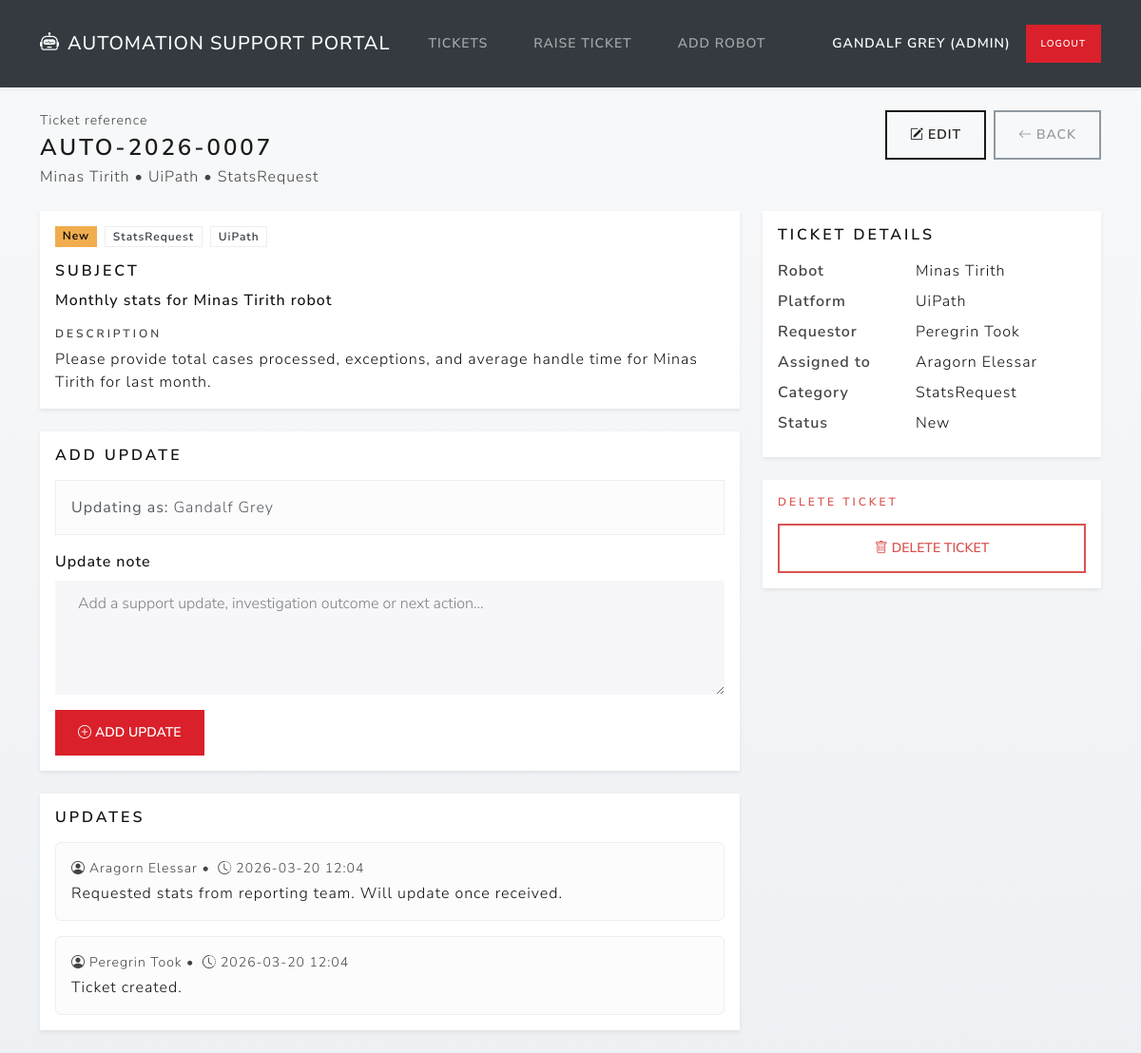
The app's page /tickets/7 (signed in) with its own data.
### models.py (models this page shows, shortened)
class User(db.Model):
    id = db.Column(db.Integer, primary_key=True)
    name = db.Column(db.String(80), nullable=False)
    email = db.Column(db.String(120), unique=True, nullable=False)  # Email must be unique
    role = db.Column(db.String(10), nullable=False, default="regular")
    password_hash = db.Column(db.String(255), nullable=False)  # Stored as a hash

class Ticket(db.Model):
    id = db.Column(db.Integer, primary_key=True)
    ticket_ref = db.Column(db.String(30), unique=True, nullable=False)
    robot_id = db.Column(db.Integer, db.ForeignKey("robot.id"), nullable=False)
    robot = db.relationship("Robot", backref=db.backref("tickets", lazy=True))
    created_by_user_id = db.Column(db.Integer, db.ForeignKey("user.id"), nullable=False)
    created_by = db.relationship("User", foreign_keys=[created_by_user_id])
    assigned_to_user_id = db.Column(db.Integer, db.ForeignKey("user.id"), nullable=True)
    assigned_to = db.relationship("User", foreign_keys=[assigned_to_user_id])
    category = db.Column(db.String(30), nullable=False)
    subject = db.Column(db.String(140), nullable=False)
    description = db.Column(db.Text, nullable=False)
    status = db.Column(db.String(30), nullable=False, default="New")
    updated_at = db.Column(db.DateTime, default=lambda: datetime.now(UTC), onupdate=lambda: datetime.now(UTC))

class Robot(db.Model):
    id = db.Column(db.Integer, primary_key=True)
    name = db.Column(db.String(120), nullable=False)
    platform = db.Column(db.String(40), nullable=False)
    is_active = db.Column(db.Boolean, nullable=False, default=True)

class TicketUpdate(db.Model):
    id = db.Column(db.Integer, primary_key=True)
    ticket_id = db.Column(db.Integer, db.ForeignKey("ticket.id"), nullable=False)
    ticket = db.relationship(
        "Ticket",
        backref=db.backref("updates", lazy=True, cascade="all, delete-orphan")
    )
    updated_by_user_id = db.Column(db.Integer, db.ForeignKey("user.id"), nullable=False)
    updated_by = db.relationship("User")
    note = db.Column(db.Text, nullable=False)
    created_at = db.Column(db.DateTime, default=lambda: datetime.now(UTC))

### app.py (the view, shortened to what this page needs)
@app.route("/tickets/<int:ticket_id>", methods=["GET", "POST"])  # Display a ticket and its update history
@login_required
def ticket_detail(ticket_id):
    ticket = Ticket.query.get_or_404(ticket_id)
    updates = (
        TicketUpdate.query
        .filter_by(ticket_id=ticket.id)
        .order_by(TicketUpdate.created_at.desc())
        .all()
    )
    return render_template(
        "ticket_detail.html",
        ticket=ticket,
        updates=updates
    )

### helpers.py (called while the page is built)
def login_required(view_func):  # redirect unauthenticated users to the login page
    @wraps(view_func)
    def wrapper(*args, **kwargs):
        if "user_id" not in session:
            return redirect(url_for("login"))
        return view_func(*args, **kwargs)
    return wrapper

### templates/ticket_detail.html (shortened to what this page needs)
{% extends "base.html" %}
{% block content %}
<div class="d-flex justify-content-between align-items-start mb-4">
  <div>
    <div class="text-muted small mb-1">Ticket reference</div>
    <h1 class="h3 mb-1">{{ ticket.ticket_ref }}</h1>
    <div class="text-muted">
      {{ ticket.robot.name }} • {{ ticket.robot.platform }} • {{ ticket.category }}
    </div>
  </div>
  <div class="d-flex gap-2">
    <a class="btn btn-outline-primary" href="{{ url_for('edit_ticket', ticket_id=ticket.id) }}">
      <i class="bi bi-pencil-square me-1"></i>Edit
    </a>
    <a class="btn btn-outline-secondary" href="{{ url_for('list_tickets') }}">
      <i class="bi bi-arrow-left me-1"></i>Back
    </a>
  </div>
</div>
<div class="row g-4">
  <div class="col-lg-8">
    <div class="card shadow-sm border-0 mb-4">
      <div class="card-body">
        <div class="d-flex flex-wrap gap-2 mb-3">
          {% set badge = "secondary" %}
          {% if ticket.status == "New" %}{% set badge = "warning" %}{% endif %}
          {% if ticket.status == "In Progress" %}{% set badge = "info" %}{% endif %}
          {% if ticket.status == "Waiting on Requestor" %}{% set badge = "primary" %}{% endif %}
          {% if ticket.status == "Resolved" %}{% set badge = "success" %}{% endif %}
          {% if ticket.status == "Closed" %}{% set badge = "dark" %}{% endif %}
          <span class="badge text-bg-{{ badge }}">{{ ticket.status }}</span>
          <span class="badge bg-light text-dark border">{{ ticket.category }}</span>
          <span class="badge bg-light text-dark border">{{ ticket.robot.platform }}</span>
        </div>
        <h2 class="h5 mb-2">Subject</h2>
        <p class="fw-semibold fs-5 mb-3">{{ ticket.subject }}</p>
        <h3 class="h6 text-muted mb-2">Description</h3>
        <p class="mb-0">{{ ticket.description }}</p>
      </div>
    </div>
    <div class="card shadow-sm border-0 mb-4">
      <div class="card-body">
        <h2 class="h5 mb-3">Add update</h2>
        <div class="alert alert-light border mb-3">
          <strong>Updating as:</strong> {{ session.get("user_name") }}
        </div>
        <form method="post">
          <div class="mb-3">
            <label for="note" class="form-label">Update note</label>
            <textarea
              id="note"
              name="note"
              rows="4"
              class="form-control"
              placeholder="Add a support update, investigation outcome or next action..."
              required></textarea>
          </div>
          <button class="btn btn-primary" type="submit">
            <i class="bi bi-plus-circle me-1"></i>Add update
          </button>
        </form>
      </div>
    </div>
    <div class="card shadow-sm border-0">
      <div class="card-body">
        <h2 class="h5 mb-3">Updates</h2>
        {% if updates %}
          <div class="d-flex flex-column gap-3">
            {% for u in updates %}
              <div class="border rounded p-3 bg-light-subtle">
                <div class="small text-muted mb-1">
                  <i class="bi bi-person-circle me-1"></i>{{ u.updated_by.name }}
                  •
                  <i class="bi bi-clock-history ms-1 me-1"></i>{{ u.created_at.strftime("%Y-%m-%d %H:%M") }}
                </div>
                <div>{{ u.note }}</div>
              </div>
            {% endfor %}
          </div>
        {% else %}
          <div class="alert alert-info mb-0">
            No updates have been added yet.
          </div>
        {% endif %}
      </div>
    </div>
  </div>
  <div class="col-lg-4">
    <div class="card shadow-sm border-0 mb-4">
      <div class="card-body">
        <h2 class="h5 mb-3">Ticket details</h2>
        <dl class="row mb-0">
          <dt class="col-5 text-muted">Robot</dt>
          <dd class="col-7">{{ ticket.robot.name }}</dd>
          <dt class="col-5 text-muted">Platform</dt>
          <dd class="col-7">{{ ticket.robot.platform }}</dd>
          <dt class="col-5 text-muted">Requestor</dt>
          <dd class="col-7">{{ ticket.created_by.name }}</dd>
          <dt class="col-5 text-muted">Assigned to</dt>
          <dd class="col-7">
            {{ ticket.assigned_to.name if ticket.assigned_to else "Unassigned" }}
          </dd>
          <dt class="col-5 text-muted">Category</dt>
          <dd class="col-7">{{ ticket.category }}</dd>
          <dt class="col-5 text-muted">Status</dt>
          <dd class="col-7">{{ ticket.status }}</dd>
        </dl>
      </div>
    </div>
    {% if session.get("user_role") == "admin" %}
    <div class="card shadow-sm border-0">
      <div class="card-body">
        <h2 class="h6 text-danger mb-3">Delete ticket</h2>
        <form method="post"
              action="{{ url_for('delete_ticket', ticket_id=ticket.id) }}"
              onsubmit="return confirm('Delete this ticket?');">
          <button class="btn btn-outline-danger w-100" type="submit">
            <i class="bi bi-trash me-1"></i>Delete ticket
          </button>
        </form>
      </div>
    </div>
    {% endif %}
  </div>
</div>
{% endblock %}

### templates/base.html (shortened to what this page needs)
<!doctype html>
<html lang="en">
<head>
  <link href="https://cdn.jsdelivr.net/npm/bootswatch@5.3.3/dist/lux/bootstrap.min.css" rel="stylesheet">
  <link href="https://cdn.jsdelivr.net/npm/bootstrap-icons@1.11.3/font/bootstrap-icons.css" rel="stylesheet">
</head>
<body>
<nav class="navbar navbar-expand-lg navbar-dark bg-dark shadow-sm">
  <div class="container">
    <a class="navbar-brand fw-semibold" href="{{ url_for('list_tickets') }}">
      <i class="bi bi-robot me-2"></i>Automation Support Portal
    </a>
    <div class="collapse navbar-collapse" id="nav">
      {% if session.get("user_id") %}
        <ul class="navbar-nav me-auto">
          <li class="nav-item">
            <a class="nav-link" href="{{ url_for('list_tickets') }}">Tickets</a>
          </li>
          <li class="nav-item">
            <a class="nav-link" href="{{ url_for('add_ticket') }}">Raise Ticket</a>
          </li>
          {% if session.get("user_role") == "admin" %}
          <li class="nav-item">
            <a class="nav-link" href="{{ url_for('add_robot') }}">Add Robot</a>
          </li>
          {% endif %}
        </ul>
        <span class="navbar-text text-white small me-3">
          {{ session.get("user_name") }} ({{ session.get("user_role") }})
        </span>
        <a class="btn btn-primary btn-sm" href="{{ url_for('logout') }}">Logout</a>
      {% else %}
        <ul class="navbar-nav me-auto"></ul>
        <a class="btn btn-outline-light btn-sm me-2" href="{{ url_for('login') }}">Login</a>
        <a class="btn btn-primary btn-sm" href="{{ url_for('register') }}">Register</a>
      {% endif %}
    </div>
  </div>
</nav>
<main class="container py-4">
  {% block content %}{% endblock %}
</main>
</body>
</html>

### templates/base.html (style rules this page uses)
:root { --bs-primary: #da202a; --bs-primary-rgb: 218, 32, 42; --bs-body-color: #111111; --bs-body-font-size: 1rem; }
body { background: linear-gradient(180deg, #f8f9fa 0%, #eef1f4 100%); min-height: 100vh; font-size: 1rem; color: #111111; }
p, li, td, th, dd, dt, label, span, div { color: #111111; }
.text-muted { color: #444444 !important; }
.small, small { color: #444444; font-size: 0.875rem; }
.form-label { color: #111111; font-weight: 500; font-size: 1rem; }
.form-control, .form-select { color: #111111; font-size: 1rem; }
.btn-primary { background-color: #da202a; border-color: #da202a; }
a { color: #da202a; }

### records on screen
User: get "ADMIN", assigned_to "Aragorn Elessar"
Ticket: ticket_ref "AUTO-2026-0007", category "StatsRequest", status "New", subject "Monthly stats for Minas Tirith robot", description "Please provide total cases processed, exceptions, and average handle time for Minas Tirith for last month."
Robot: robot.name "Minas Tirith", robot.platform "UiPath"
TicketUpdate: updated_by.name "Aragorn Elessar", created_at "2026-03-20 12:04", note "Requested stats from reporting team. Will update once received."
TicketUpdate: updated_by.name "Peregrin Took", created_at "2026-03-20 12:04", note "Ticket created."
User: created_by.name "Peregrin Took"

### other values on screen
{{ session.get("user_name") }} "GANDALF GREY"
{{ session.get("user_name") }} "Gandalf Grey"
